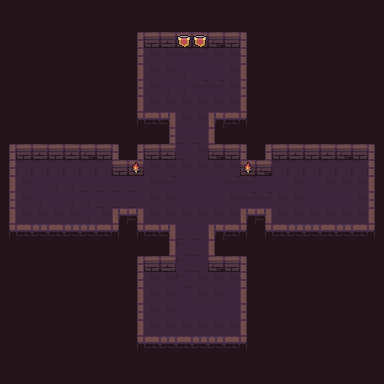

The image is a tile-based game level rendered from a .tmx file. Its description and complete source (layers, tilesets, objects, tile grids) follow:
An orthogonal 24x24 tile map with 16x16 px tiles, 4 tile layers (background, road, wall, item), 3 tilesets.

<map version="1.10" tiledversion="1.10.2" orientation="orthogonal" renderorder="right-down" width="24" height="24" tilewidth="16" tileheight="16" infinite="0" nextlayerid="6" nextobjectid="1">
 <tileset firstgid="1" name="Dungeon_Tileset" tilewidth="16" tileheight="16" tilecount="100" columns="10">
  <image source="Dungeon_Tileset.png" width="160" height="160" />
 </tileset>
 <tileset firstgid="101" name="flag" tilewidth="16" tileheight="16" tilecount="4" columns="4">
  <image source="flag.png" width="64" height="16" />
  <tile id="0">
   <animation>
    <frame tileid="3" duration="200" />
    <frame tileid="2" duration="200" />
    <frame tileid="1" duration="200" />
    <frame tileid="0" duration="200" />
   </animation>
  </tile>
 </tileset>
 <tileset firstgid="105" name="torch" tilewidth="16" tileheight="16" tilecount="4" columns="4">
  <image source="torch.png" width="64" height="16" />
  <tile id="0">
   <animation>
    <frame tileid="3" duration="200" />
    <frame tileid="2" duration="200" />
    <frame tileid="1" duration="200" />
    <frame tileid="0" duration="200" />
   </animation>
  </tile>
 </tileset>
 <layer id="1" name="background" width="24" height="24">
  <data encoding="csv">
79,79,79,79,79,79,79,79,79,79,79,79,79,79,79,79,79,79,79,79,79,79,79,79,
79,79,79,79,79,79,79,79,79,79,79,79,79,79,79,79,79,79,79,79,79,79,79,79,
79,79,79,79,79,79,79,79,79,79,79,79,79,79,79,79,79,79,79,79,79,79,79,79,
79,79,79,79,79,79,79,79,79,79,79,79,79,79,79,79,79,79,79,79,79,79,79,79,
79,79,79,79,79,79,79,79,79,79,79,79,79,79,79,79,79,79,79,79,79,79,79,79,
79,79,79,79,79,79,79,79,79,79,79,79,79,79,79,79,79,79,79,79,79,79,79,79,
79,79,79,79,79,79,79,79,79,79,79,79,79,79,79,79,79,79,79,79,79,79,79,79,
79,79,79,79,79,79,79,79,79,79,79,79,79,79,79,79,79,79,79,79,79,79,79,79,
79,79,79,79,79,79,79,79,79,79,79,79,79,79,79,79,79,79,79,79,79,79,79,79,
79,79,79,79,79,79,79,79,79,79,79,79,79,79,79,79,79,79,79,79,79,79,79,79,
79,79,79,79,79,79,79,79,79,79,79,79,79,79,79,79,79,79,79,79,79,79,79,79,
79,79,79,79,79,79,79,79,79,79,79,79,79,79,79,79,79,79,79,79,79,79,79,79,
79,79,79,79,79,79,79,79,79,79,79,79,79,79,79,79,79,79,79,79,79,79,79,79,
79,79,79,79,79,79,79,79,79,79,79,79,79,79,79,79,79,79,79,79,79,79,79,79,
79,79,79,79,79,79,79,79,79,79,79,79,79,79,79,79,79,79,79,79,79,79,79,79,
79,79,79,79,79,79,79,79,79,79,79,79,79,79,79,79,79,79,79,79,79,79,79,79,
79,79,79,79,79,79,79,79,79,79,79,79,79,79,79,79,79,79,79,79,79,79,79,79,
79,79,79,79,79,79,79,79,79,79,79,79,79,79,79,79,79,79,79,79,79,79,79,79,
79,79,79,79,79,79,79,79,79,79,79,79,79,79,79,79,79,79,79,79,79,79,79,79,
79,79,79,79,79,79,79,79,79,79,79,79,79,79,79,79,79,79,79,79,79,79,79,79,
79,79,79,79,79,79,79,79,79,79,79,79,79,79,79,79,79,79,79,79,79,79,79,79,
79,79,79,79,79,79,79,79,79,79,79,79,79,79,79,79,79,79,79,79,79,79,79,79,
79,79,79,79,79,79,79,79,79,79,79,79,79,79,79,79,79,79,79,79,79,79,79,79,
79,79,79,79,79,79,79,79,79,79,79,79,79,79,79,79,79,79,79,79,79,79,79,79
</data>
 </layer>
 <layer id="3" name="road" width="24" height="24">
  <data encoding="csv">
0,0,0,0,0,0,0,0,0,0,0,0,0,0,0,0,0,0,0,0,0,0,0,0,
0,0,0,0,0,0,0,0,0,0,0,0,0,0,0,0,0,0,0,0,0,0,0,0,
0,0,0,0,0,0,0,0,0,0,0,0,0,0,0,0,0,0,0,0,0,0,0,0,
0,0,0,0,0,0,0,0,0,18,18,28,28,18,18,0,0,0,0,0,0,0,0,0,
0,0,0,0,0,0,0,0,0,18,18,30,19,19,18,0,0,0,0,0,0,0,0,0,
0,0,0,0,0,0,0,0,0,18,30,30,28,28,18,0,0,0,0,0,0,0,0,0,
0,0,0,0,0,0,0,0,0,18,18,18,18,18,18,0,0,0,0,0,0,0,0,0,
0,0,0,0,0,0,0,0,0,0,0,18,18,0,0,0,0,0,0,0,0,0,0,0,
0,0,0,0,0,0,0,0,0,0,0,20,20,0,0,0,0,0,0,0,0,0,0,0,
0,0,0,0,0,0,0,0,0,0,0,20,18,0,0,0,0,0,0,0,0,0,0,0,
0,29,29,29,29,29,29,0,0,18,18,18,18,18,18,0,0,29,29,29,29,29,29,0,
0,18,19,30,30,20,20,20,20,18,28,19,19,19,28,28,19,19,18,19,18,18,18,0,
0,18,30,19,30,30,20,20,20,18,18,19,19,19,18,28,28,18,18,19,19,24,18,0,
0,18,18,18,18,30,18,0,0,18,18,18,18,18,18,0,0,18,18,18,18,18,18,0,
0,0,0,0,0,0,0,0,0,0,0,20,20,0,0,0,0,0,0,0,0,0,0,0,
0,0,0,0,0,0,0,0,0,0,0,10,20,0,0,0,0,0,0,0,0,0,0,0,
0,0,0,0,0,0,0,0,0,0,0,10,20,0,0,0,0,0,0,0,0,0,0,0,
0,0,0,0,0,0,0,0,0,18,18,10,18,18,18,0,0,0,0,0,0,0,0,0,
0,0,0,0,0,0,0,0,0,18,18,19,18,18,19,0,0,0,0,0,0,0,0,0,
0,0,0,0,0,0,0,0,0,18,18,19,19,19,19,0,0,0,0,0,0,0,0,0,
0,0,0,0,0,0,0,0,0,18,18,18,18,18,18,0,0,0,0,0,0,0,0,0,
0,0,0,0,0,0,0,0,0,0,0,0,0,0,0,0,0,0,0,0,0,0,0,0,
0,0,0,0,0,0,0,0,0,0,0,0,0,0,0,0,0,0,0,0,0,0,0,0,
0,0,0,0,0,0,0,0,0,0,0,0,0,0,0,0,0,0,0,0,0,0,0,0
</data>
 </layer>
 <layer id="2" name="wall" width="24" height="24">
  <data encoding="csv">
0,0,0,0,0,0,0,0,0,0,0,0,0,0,0,0,0,0,0,0,0,0,0,0,
0,0,0,0,0,0,0,0,0,0,0,0,0,0,0,0,0,0,0,0,0,0,0,0,
0,0,0,0,0,0,0,0,1,2,3,2,3,4,5,6,0,0,0,0,0,0,0,0,
0,0,0,0,0,0,0,0,1,0,0,0,0,0,0,6,0,0,0,0,0,0,0,0,
0,0,0,0,0,0,0,0,11,0,0,0,0,0,0,16,0,0,0,0,0,0,0,0,
0,0,0,0,0,0,0,0,21,0,0,0,0,0,0,26,0,0,0,0,0,0,0,0,
0,0,0,0,0,0,0,0,31,0,0,0,0,0,0,36,0,0,0,0,0,0,0,0,
0,0,0,0,0,0,0,0,41,42,54,0,0,51,45,46,0,0,0,0,0,0,0,0,
0,0,0,0,0,0,0,0,0,0,21,0,0,16,0,0,0,0,0,0,0,0,0,0,
1,2,3,2,3,4,5,6,1,2,3,0,0,4,5,6,1,2,3,2,3,4,5,6,
1,0,0,0,0,0,0,2,3,0,0,0,0,0,0,5,4,0,0,0,0,0,0,6,
11,0,0,0,0,0,0,0,0,0,0,0,0,0,0,0,0,0,0,0,0,0,0,16,
21,0,0,0,0,0,0,0,0,0,0,0,0,0,0,0,0,0,0,0,0,0,0,26,
31,0,0,0,0,0,0,51,54,0,0,0,0,0,0,51,54,0,0,0,0,0,0,36,
41,42,43,42,43,44,45,46,41,42,54,0,0,51,45,46,41,42,43,44,45,44,45,46,
0,0,0,0,0,0,0,0,0,0,31,0,0,36,0,0,0,0,0,0,0,0,0,0,
0,0,0,0,0,0,0,0,1,2,3,0,0,4,5,6,0,0,0,0,0,0,0,0,
0,0,0,0,0,0,0,0,1,0,0,0,0,0,0,6,0,0,0,0,0,0,0,0,
0,0,0,0,0,0,0,0,11,0,0,0,0,0,0,16,0,0,0,0,0,0,0,0,
0,0,0,0,0,0,0,0,21,0,0,0,0,0,0,26,0,0,0,0,0,0,0,0,
0,0,0,0,0,0,0,0,31,0,0,0,0,0,0,36,0,0,0,0,0,0,0,0,
0,0,0,0,0,0,0,0,41,42,43,42,43,44,45,46,0,0,0,0,0,0,0,0,
0,0,0,0,0,0,0,0,0,0,0,0,0,0,0,0,0,0,0,0,0,0,0,0,
0,0,0,0,0,0,0,0,0,0,0,0,0,0,0,0,0,0,0,0,0,0,0,0
</data>
 </layer>
 <layer id="5" name="item" width="24" height="24">
  <data encoding="csv">
0,0,0,0,0,0,0,0,0,0,0,0,0,0,0,0,0,0,0,0,0,0,0,0,
0,0,0,0,0,0,0,0,0,0,0,0,0,0,0,0,0,0,0,0,0,0,0,0,
0,0,0,0,0,0,0,0,0,0,0,101,101,0,0,0,0,0,0,0,0,0,0,0,
0,0,0,0,0,0,0,0,0,0,0,0,0,0,0,0,0,0,0,0,0,0,0,0,
0,0,0,0,0,0,0,0,0,0,0,0,0,0,0,0,0,0,0,0,0,0,0,0,
0,0,0,0,0,0,0,0,0,0,0,0,0,0,0,0,0,0,0,0,0,0,0,0,
0,0,0,0,0,0,0,0,0,0,0,0,0,0,0,0,0,0,0,0,0,0,0,0,
0,0,0,0,0,0,0,0,0,0,0,0,0,0,0,0,0,0,0,0,0,0,0,0,
0,0,0,0,0,0,0,0,0,0,0,0,0,0,0,0,0,0,0,0,0,0,0,0,
0,0,0,0,0,0,0,0,0,0,0,0,0,0,0,0,0,0,0,0,0,0,0,0,
0,0,0,0,0,0,0,0,105,0,0,0,0,0,0,105,0,0,0,0,0,0,0,0,
0,0,0,0,0,0,0,0,0,0,0,0,0,0,0,0,0,0,0,0,0,0,0,0,
0,0,0,0,0,0,0,0,0,0,0,0,0,0,0,0,0,0,0,0,0,0,0,0,
0,0,0,0,0,0,0,0,0,0,0,0,0,0,0,0,0,0,0,0,0,0,0,0,
0,0,0,0,0,0,0,0,0,0,0,0,0,0,0,0,0,0,0,0,0,0,0,0,
0,0,0,0,0,0,0,0,0,0,0,0,0,0,0,0,0,0,0,0,0,0,0,0,
0,0,0,0,0,0,0,0,0,0,0,0,0,0,0,0,0,0,0,0,0,0,0,0,
0,0,0,0,0,0,0,0,0,0,0,0,0,0,0,0,0,0,0,0,0,0,0,0,
0,0,0,0,0,0,0,0,0,0,0,0,0,0,0,0,0,0,0,0,0,0,0,0,
0,0,0,0,0,0,0,0,0,0,0,0,0,0,0,0,0,0,0,0,0,0,0,0,
0,0,0,0,0,0,0,0,0,0,0,0,0,0,0,0,0,0,0,0,0,0,0,0,
0,0,0,0,0,0,0,0,0,0,0,0,0,0,0,0,0,0,0,0,0,0,0,0,
0,0,0,0,0,0,0,0,0,0,0,0,0,0,0,0,0,0,0,0,0,0,0,0,
0,0,0,0,0,0,0,0,0,0,0,0,0,0,0,0,0,0,0,0,0,0,0,0
</data>
 </layer>
</map>
